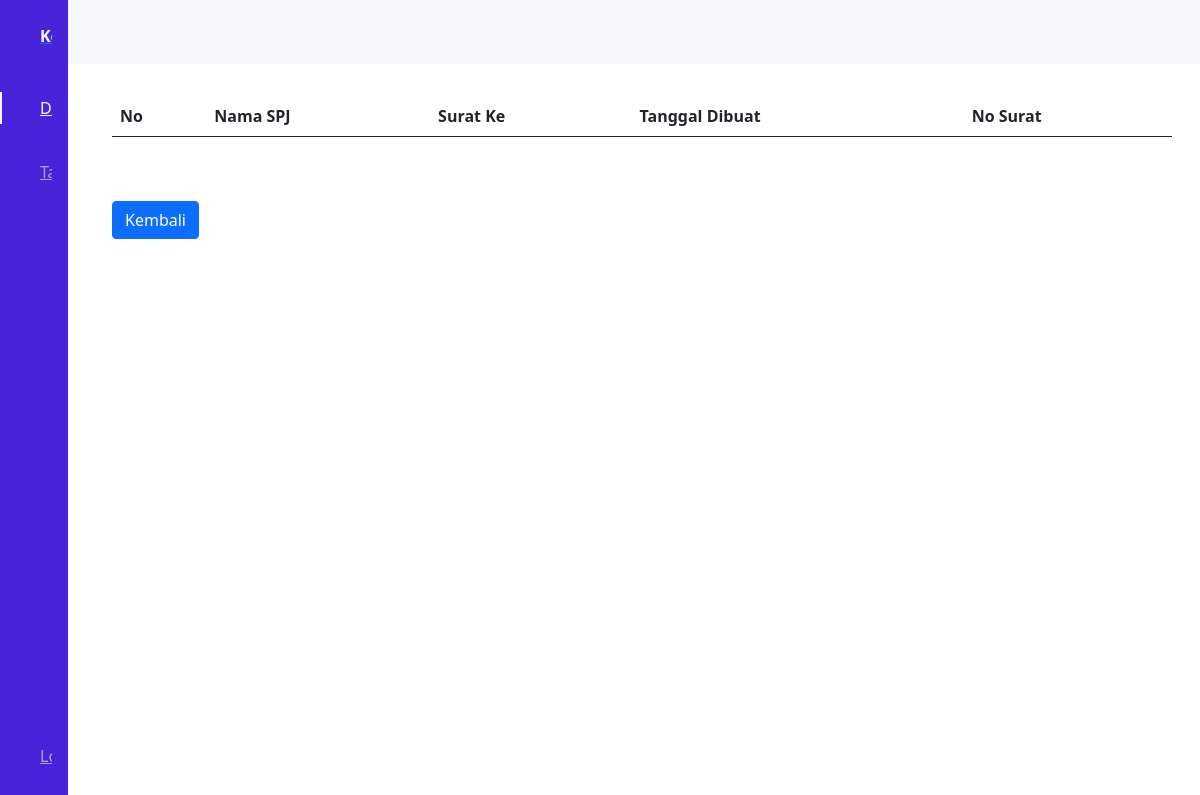
/9/uraian, run on an earlier commit of the app's database.
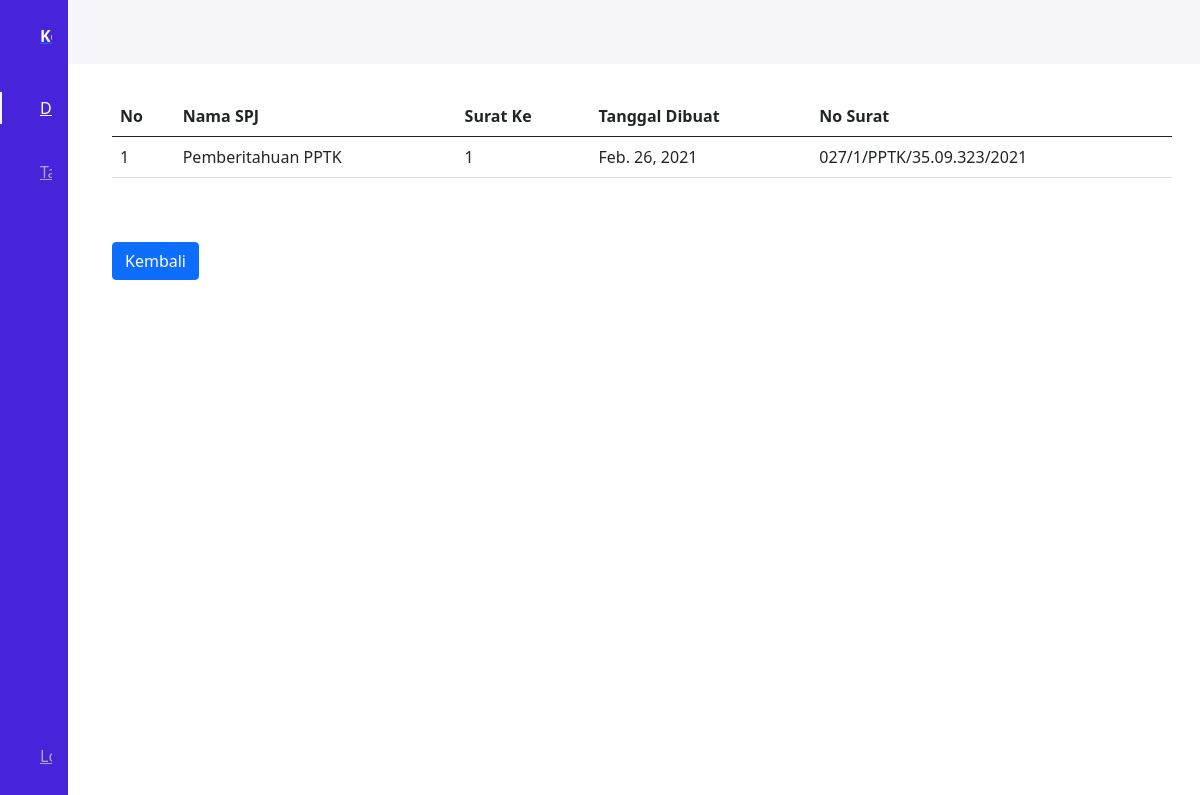
And on a later commit of the database.
### app/models.py (models this page shows)
class Uraian(models.Model):
	nama_uraian 			= models.CharField(max_length=255, blank=True, null=True)
	no_surat	 			= models.CharField(max_length=255, blank=True, null=True)
	kode_surat	 			= models.CharField(max_length=255, blank=True, null=True)
	surat_ke				= models.IntegerField(default=0)
	tgl_pembuatan 			= models.DateField()
	tgl_perubahan_terakhir	= models.DateField(auto_now=True)
	spj_id					= models.ForeignKey(Spj, on_delete=models.CASCADE)
	def get_tgl_pembuatan_year(self):
		return self.tgl_pembuatan.year

### app/views.py (the view)
# urls.py: path('<int:pk>/uraian', views.uraian, name='uraian'),
def uraian(request, pk):
    objs = Uraian.objects.filter(spj_id=pk)
    context = {
        'objs':objs,
        'title':'Uraian'
    }
    return render(request, 'app/uraian.html', context)

### app/templates/app/uraian.html
{% extends "app/base.html" %}
{% block content %}
<h1>List Uraian</h1>
<table class="table mt-5">
  <thead>
    <tr>
      <th scope="col">No</th>
      <th scope="col">Nama SPJ</th>
      <th scope="col">Surat Ke</th>
      <th scope="col">Tanggal Dibuat</th>
      <th scope="col">No Surat</th>
    </tr>
  </thead>
  <tbody>
    {% for obj in objs %}
    	<tr>
    		<td>{{forloop.counter}}</td>
    		<td>{{obj.nama_uraian}}</td>
    		<td>{{obj.surat_ke}}</td>
    		<td>{{obj.tgl_pembuatan}}</td>
    		<td>{{obj.no_surat}}/{{obj.surat_ke}}/{{obj.kode_surat}}/{{obj.get_tgl_pembuatan_year}}</td>
    	</tr>
    {% endfor %}
  </tbody>
</table>
<a class="btn btn-primary mt-5" type="button" href="{% url 'home' %}">Kembali</a>
{% endblock content %}

What changed in the data, as far as the page shows it:
added Uraian: nama_uraian "Pemberitahuan PPTK", surat_ke "1", tgl_pembuatan "Feb. 26, 2021", no_surat "027", kode_surat "PPTK/35.09.323", get_tgl_pembuatan_year "2021"
